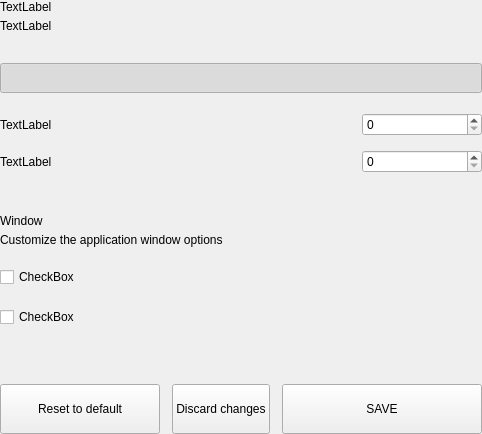
<?xml version="1.0" encoding="UTF-8"?>
<ui version="4.0">
 <class>SettingsMainOptionsWidget</class>
 <widget class="QWidget" name="SettingsMainOptionsWidget">
  <property name="geometry">
   <rect>
    <x>0</x>
    <y>0</y>
    <width>428</width>
    <height>434</height>
   </rect>
  </property>
  <property name="windowTitle">
   <string>Form</string>
  </property>
  <layout class="QVBoxLayout" name="verticalLayout">
   <property name="spacing">
    <number>0</number>
   </property>
   <property name="leftMargin">
    <number>0</number>
   </property>
   <property name="topMargin">
    <number>0</number>
   </property>
   <property name="rightMargin">
    <number>0</number>
   </property>
   <property name="bottomMargin">
    <number>0</number>
   </property>
   <item>
    <widget class="QWidget" name="left" native="true">
     <layout class="QVBoxLayout" name="verticalLayout_3">
      <property name="leftMargin">
       <number>0</number>
      </property>
      <property name="topMargin">
       <number>0</number>
      </property>
      <property name="rightMargin">
       <number>0</number>
      </property>
      <property name="bottomMargin">
       <number>0</number>
      </property>
      <item>
       <layout class="QVBoxLayout" name="verticalLayout_2">
        <property name="spacing">
         <number>0</number>
        </property>
        <item>
         <layout class="QHBoxLayout" name="horizontalLayout_3" stretch="1">
          <property name="spacing">
           <number>0</number>
          </property>
          <item>
           <layout class="QVBoxLayout" name="verticalLayoutTitle">
            <property name="spacing">
             <number>5</number>
            </property>
            <item>
             <widget class="QLabel" name="labelTitle">
              <property name="text">
               <string>TextLabel</string>
              </property>
             </widget>
            </item>
            <item>
             <widget class="QLabel" name="labelSubtitle1">
              <property name="text">
               <string>TextLabel</string>
              </property>
              <property name="wordWrap">
               <bool>true</bool>
              </property>
             </widget>
            </item>
           </layout>
          </item>
         </layout>
        </item>
        <item>
         <spacer name="verticalSpacer_2">
          <property name="orientation">
           <enum>Qt::Vertical</enum>
          </property>
          <property name="sizeType">
           <enum>QSizePolicy::Fixed</enum>
          </property>
          <property name="sizeHint" stdset="0">
           <size>
            <width>20</width>
            <height>30</height>
           </size>
          </property>
         </spacer>
        </item>
        <item>
         <layout class="QHBoxLayout" name="horizontalLayout">
          <item>
           <widget class="QPushButton" name="pushSwitchStart">
            <property name="minimumSize">
             <size>
              <width>0</width>
              <height>30</height>
             </size>
            </property>
            <property name="maximumSize">
             <size>
              <width>16777215</width>
              <height>30</height>
             </size>
            </property>
            <property name="text">
             <string/>
            </property>
            <property name="checkable">
             <bool>true</bool>
            </property>
            <property name="checked">
             <bool>true</bool>
            </property>
           </widget>
          </item>
         </layout>
        </item>
        <item>
         <spacer name="verticalSpacer_3">
          <property name="orientation">
           <enum>Qt::Vertical</enum>
          </property>
          <property name="sizeType">
           <enum>QSizePolicy::Fixed</enum>
          </property>
          <property name="sizeHint" stdset="0">
           <size>
            <width>20</width>
            <height>20</height>
           </size>
          </property>
         </spacer>
        </item>
        <item>
         <layout class="QHBoxLayout" name="horizontalLayout_2">
          <item>
           <widget class="QLabel" name="labelTitleSizeDb">
            <property name="text">
             <string>TextLabel</string>
            </property>
           </widget>
          </item>
          <item>
           <spacer name="horizontalSpacer_3">
            <property name="orientation">
             <enum>Qt::Horizontal</enum>
            </property>
            <property name="sizeHint" stdset="0">
             <size>
              <width>40</width>
              <height>20</height>
             </size>
            </property>
           </spacer>
          </item>
          <item>
           <widget class="QSpinBox" name="databaseCache">
            <property name="minimumSize">
             <size>
              <width>120</width>
              <height>0</height>
             </size>
            </property>
           </widget>
          </item>
         </layout>
        </item>
        <item>
         <spacer name="verticalThreads2">
          <property name="orientation">
           <enum>Qt::Vertical</enum>
          </property>
          <property name="sizeType">
           <enum>QSizePolicy::Fixed</enum>
          </property>
          <property name="sizeHint" stdset="0">
           <size>
            <width>20</width>
            <height>14</height>
           </size>
          </property>
         </spacer>
        </item>
        <item>
         <layout class="QHBoxLayout" name="horizontalThreads">
          <item>
           <widget class="QLabel" name="labelTitleThreads">
            <property name="text">
             <string>TextLabel</string>
            </property>
           </widget>
          </item>
          <item>
           <spacer name="horizontalSpacerThreads">
            <property name="orientation">
             <enum>Qt::Horizontal</enum>
            </property>
            <property name="sizeHint" stdset="0">
             <size>
              <width>40</width>
              <height>20</height>
             </size>
            </property>
           </spacer>
          </item>
          <item>
           <widget class="QSpinBox" name="threadsScriptVerif">
            <property name="minimumSize">
             <size>
              <width>120</width>
              <height>0</height>
             </size>
            </property>
           </widget>
          </item>
         </layout>
        </item>
        <item>
         <spacer name="verticalPercentagezCorn">
          <property name="orientation">
           <enum>Qt::Vertical</enum>
          </property>
          <property name="sizeType">
           <enum>QSizePolicy::Fixed</enum>
          </property>
          <property name="sizeHint" stdset="0">
           <size>
            <width>20</width>
            <height>20</height>
           </size>
          </property>
         </spacer>
        </item>
        <item>
         <widget class="QLabel" name="labelDivider">
          <property name="minimumSize">
           <size>
            <width>0</width>
            <height>1</height>
           </size>
          </property>
          <property name="maximumSize">
           <size>
            <width>16777215</width>
            <height>1</height>
           </size>
          </property>
          <property name="text">
           <string/>
          </property>
         </widget>
        </item>
        <item>
         <spacer name="verticalThreads">
          <property name="orientation">
           <enum>Qt::Vertical</enum>
          </property>
          <property name="sizeType">
           <enum>QSizePolicy::Fixed</enum>
          </property>
          <property name="sizeHint" stdset="0">
           <size>
            <width>20</width>
            <height>20</height>
           </size>
          </property>
         </spacer>
        </item>
        <item>
         <layout class="QHBoxLayout" name="horizontalLayout_34" stretch="1">
          <property name="spacing">
           <number>0</number>
          </property>
          <item>
           <layout class="QVBoxLayout" name="verticalLayoutTitle2">
            <property name="spacing">
             <number>5</number>
            </property>
            <item>
             <widget class="QLabel" name="labelTitleDown">
              <property name="text">
               <string>Window</string>
              </property>
             </widget>
            </item>
            <item>
             <widget class="QLabel" name="labelSubtitleDown">
              <property name="text">
               <string>Customize the application window options</string>
              </property>
              <property name="wordWrap">
               <bool>true</bool>
              </property>
             </widget>
            </item>
           </layout>
          </item>
         </layout>
        </item>
        <item>
         <spacer name="verticalSpacer_5">
          <property name="orientation">
           <enum>Qt::Vertical</enum>
          </property>
          <property name="sizeType">
           <enum>QSizePolicy::Fixed</enum>
          </property>
          <property name="sizeHint" stdset="0">
           <size>
            <width>20</width>
            <height>20</height>
           </size>
          </property>
         </spacer>
        </item>
        <item>
         <widget class="QCheckBox" name="checkBoxMinTaskbar">
          <property name="text">
           <string>CheckBox</string>
          </property>
         </widget>
        </item>
        <item>
         <spacer name="verticalSpacer_4">
          <property name="orientation">
           <enum>Qt::Vertical</enum>
          </property>
          <property name="sizeType">
           <enum>QSizePolicy::Fixed</enum>
          </property>
          <property name="sizeHint" stdset="0">
           <size>
            <width>20</width>
            <height>20</height>
           </size>
          </property>
         </spacer>
        </item>
        <item>
         <widget class="QCheckBox" name="checkBoxMinClose">
          <property name="text">
           <string>CheckBox</string>
          </property>
         </widget>
        </item>
        <item>
         <spacer name="verticalSpacer">
          <property name="orientation">
           <enum>Qt::Vertical</enum>
          </property>
          <property name="sizeHint" stdset="0">
           <size>
            <width>20</width>
            <height>40</height>
           </size>
          </property>
         </spacer>
        </item>
        <item>
         <layout class="QHBoxLayout" name="horizontalLayout_7">
          <property name="spacing">
           <number>12</number>
          </property>
          <item>
           <widget class="QPushButton" name="pushButtonReset">
            <property name="minimumSize">
             <size>
              <width>160</width>
              <height>50</height>
             </size>
            </property>
            <property name="maximumSize">
             <size>
              <width>50</width>
              <height>16777215</height>
             </size>
            </property>
            <property name="text">
             <string>Reset to default</string>
            </property>
           </widget>
          </item>
          <item>
           <widget class="QPushButton" name="pushButtonClean">
            <property name="minimumSize">
             <size>
              <width>0</width>
              <height>50</height>
             </size>
            </property>
            <property name="text">
             <string>Discard changes</string>
            </property>
           </widget>
          </item>
          <item>
           <spacer name="horizontalSpacer_5">
            <property name="orientation">
             <enum>Qt::Horizontal</enum>
            </property>
            <property name="sizeType">
             <enum>QSizePolicy::Expanding</enum>
            </property>
            <property name="sizeHint" stdset="0">
             <size>
              <width>40</width>
              <height>20</height>
             </size>
            </property>
           </spacer>
          </item>
          <item>
           <widget class="QPushButton" name="pushButtonSave">
            <property name="minimumSize">
             <size>
              <width>200</width>
              <height>50</height>
             </size>
            </property>
            <property name="maximumSize">
             <size>
              <width>200</width>
              <height>50</height>
             </size>
            </property>
            <property name="text">
             <string>SAVE</string>
            </property>
           </widget>
          </item>
         </layout>
        </item>
       </layout>
      </item>
     </layout>
    </widget>
   </item>
  </layout>
 </widget>
 <resources/>
 <connections/>
</ui>
